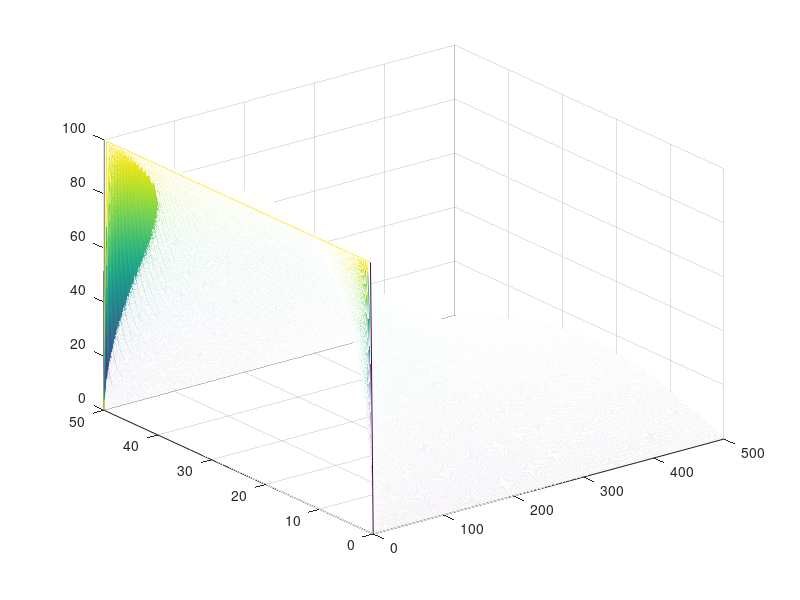
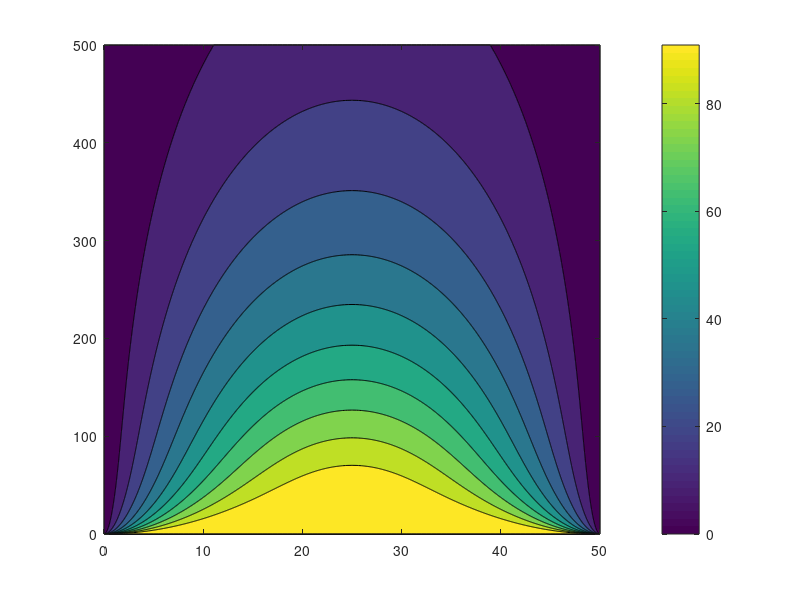

Reproduce these figures in MATLAB, in order.
clear all, close all, clc

% Constantes físicas
L = 50; %cm
K = 0.93; %cal/(s cm ºC)
C = 0.094; %cal/(g ºC)
RHO = 8.9; %g/cm^3
ALPHA = K/(RHO*C);

% Pré-alocação de vetores
t0 = 0; %s
tf = 500; %s
x0 = 0; %s
xf = L;

dt = 0.1; %s
dx = 0.5; %cm
t = t0:dt:tf;
x = x0:dx:xf; 

Nt = length(t);
Nx = length(x);

T = zeros(Nx, Nt);

% Condições iniciais
T(2:Nx-1,1) = 100;

% Condições fronteira
T(1,:) = 0;
T(Nx,:) = 0;

BETA = K*dt/(C*RHO*dx^2);

A = (2/BETA + 2)*eye(Nx-2);
b = zeros(Nx-2,1);

% Método de Crank-Nicolson
for  i= 1:Nx-2
    if (i > 1)
        A(i,i-1) = -1;
    end
    if (i < Nx-2)
        A(i,i+1) = -1;
    end
end

%DPP = 2/BETA+2;
%VDPP = DPP*ones(Nx-2,1);
% A = diag(VDPP);
%VDSL = -ones(Nx-3,1);
%AL = diag(VDSL,-1)
%AU = diag(VDSL,1);
%A = A + AL + AU

DVB = 2/BETA-2;

for j = 1: Nt -1
    b = T(1:Nx-2,j)+DVB*T(2:Nx-1,j)+T(3:Nx,j);
    b(1) = b(1) + T(1,j+1);
    b(Nx-2) = b(Nx-2) + T(Nx,j+1);
    T(2:Nx-1,j+1) = linsolve(A,b);
end

figure(1)
mesh(t,x,T)
figure(2)
contourf(x,t,T')
colorbar
